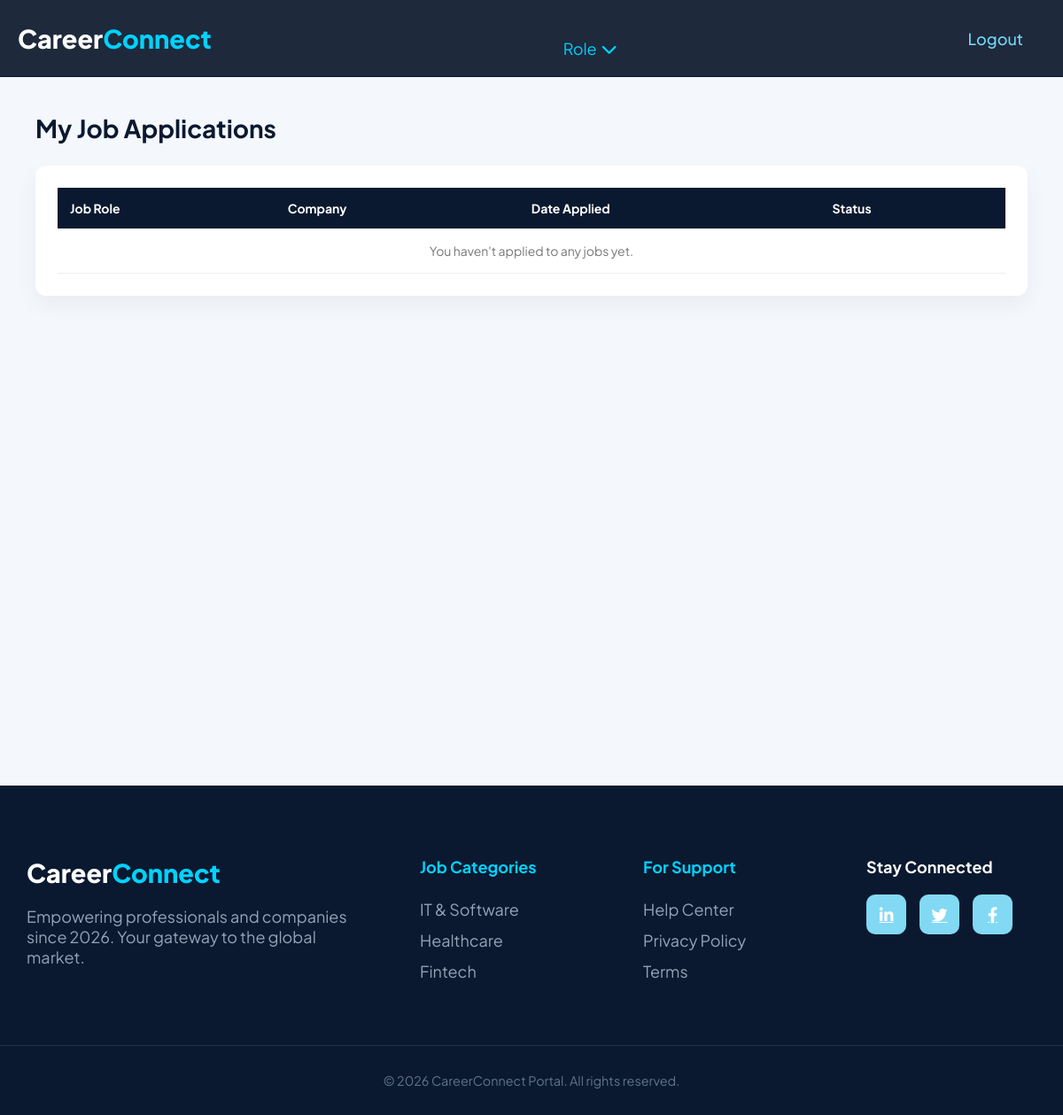
Page /my_applications/ (signed in) on the earlier database version.
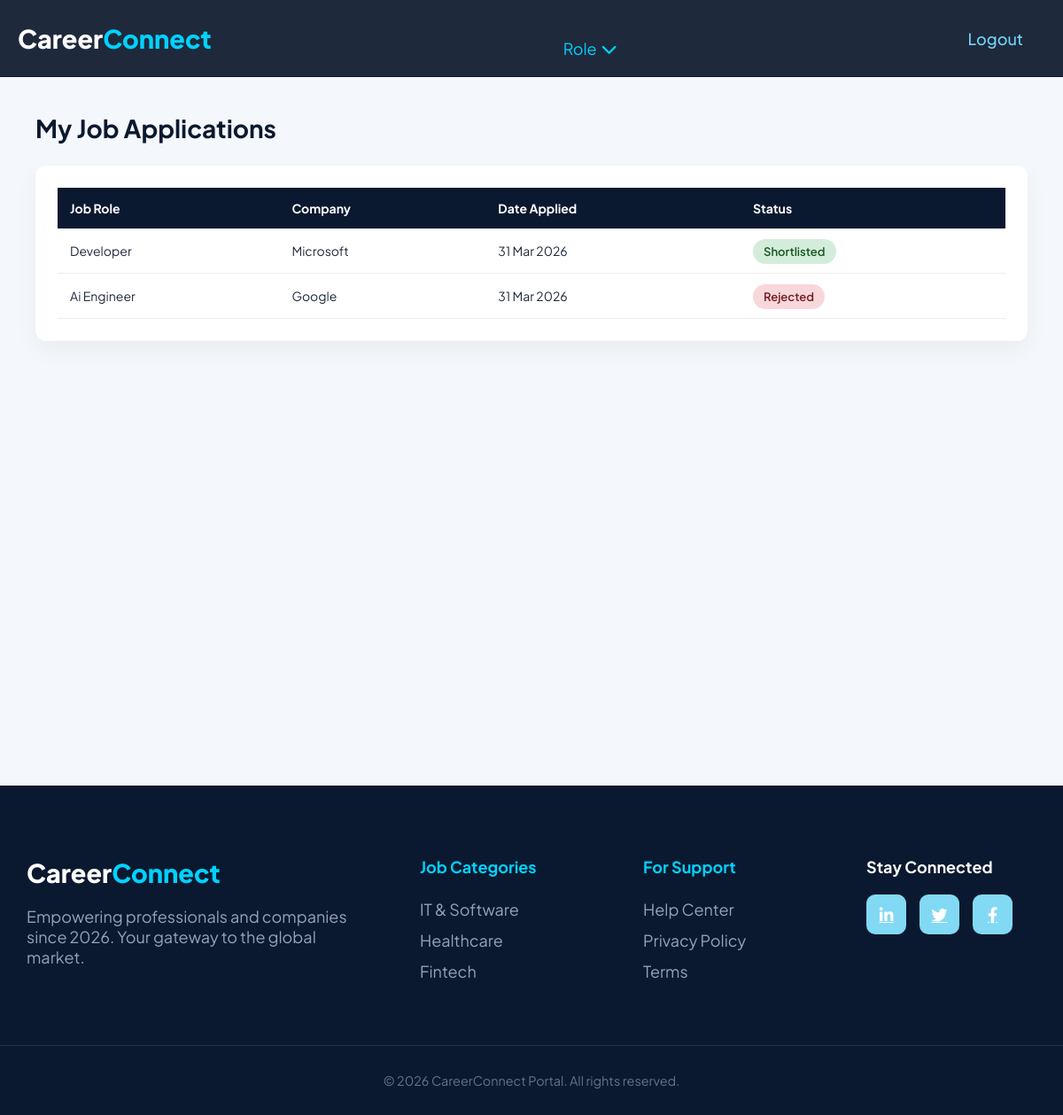
Same page on the later database version.
### accounts/models.py (models this page shows, shortened)
class Application(models.Model):
    STATUS_CHOICES = (
        ('Pending', 'Pending'),
        ('Shortlisted', 'Shortlisted'),
        ('Rejected', 'Rejected'),
    )
    job = models.ForeignKey(Job, on_delete=models.CASCADE, related_name='applicants')
    seeker = models.ForeignKey(seekerdb, on_delete=models.CASCADE, related_name='my_applications')
    applied_at = models.DateTimeField(auto_now_add=True)
    status = models.CharField(max_length=20, choices=STATUS_CHOICES, default='Pending')
    match_score = models.IntegerField(default=0)
    class Meta:
        unique_together = ('job', 'seeker')

class Job(models.Model):
    employer = models.ForeignKey(
        employerdb,
        on_delete=models.CASCADE,
        related_name="jobs"
    )
    company_name = models.CharField(max_length=200)
    location = models.CharField(max_length=200)
    contact = models.CharField(max_length=10)
    email = models.EmailField()
    job_role = models.CharField(max_length=200)
    experience = models.CharField(max_length=100)
    skills = models.TextField()
    is_active = models.BooleanField(default=True)
    created_at = models.DateTimeField(auto_now_add=True)

### accounts/views.py (the view)
# urls.py: path('my_applications/', views.my_applications, name='my_applications'),
@login_required
def my_applications(request):
    if not request.user.is_seeker:
        return redirect('homepage')
    seeker = request.user.seeker_profile
    applications = Application.objects.filter(seeker=seeker).order_by('-applied_at')
    return render(request, 'my_applications.html', {
        'applications': applications
    })

### templates/my_applications.html
{% extends 'base.html' %} {% load static %} {% block extra_css %}
<link rel="stylesheet" href="{% static 'css/my_applications.css' %}" />
{% endblock %} {% block content %}
<div class="applications-wrapper">
  <h2 class="applications-title">My Job Applications</h2>
  <div class="table-container">
    <table class="app-table">
      <thead>
        <tr>
          <th>Job Role</th>
          <th>Company</th>
          <th>Date Applied</th>
          <th>Status</th>
        </tr>
      </thead>
      <tbody>
        {% for app in applications %}
        <tr>
          <td>{{ app.job.job_role }}</td>
          <td>{{ app.job.company_name }}</td>
          <td>{{ app.applied_at|date:"d M Y" }}</td>
          <td>
            {% if app.status == "Pending" %}
            <span class="status status-pending">Pending</span>
            {% elif app.status == "Shortlisted" %}
            <span class="status status-shortlisted">Shortlisted</span>
            {% else %}
            <span class="status status-rejected">Rejected</span>
            {% endif %}
          </td>
        </tr>
        {% empty %}
        <tr>
          <td colspan="4" class="empty-msg">
            You haven't applied to any jobs yet.
          </td>
        </tr>
        {% endfor %}
      </tbody>
    </table>
  </div>
</div>
{% endblock %}

Differences in the rows shown:
added Application: job.job_role "Developer", job.company_name "Microsoft", applied_at "31 Mar 2026", status "Shortlisted"
added Application: job.job_role "Ai Engineer", job.company_name "Google", applied_at "31 Mar 2026", status "Rejected"
Other differences:
text no longer shown: "You haven't applied to any jobs yet."
